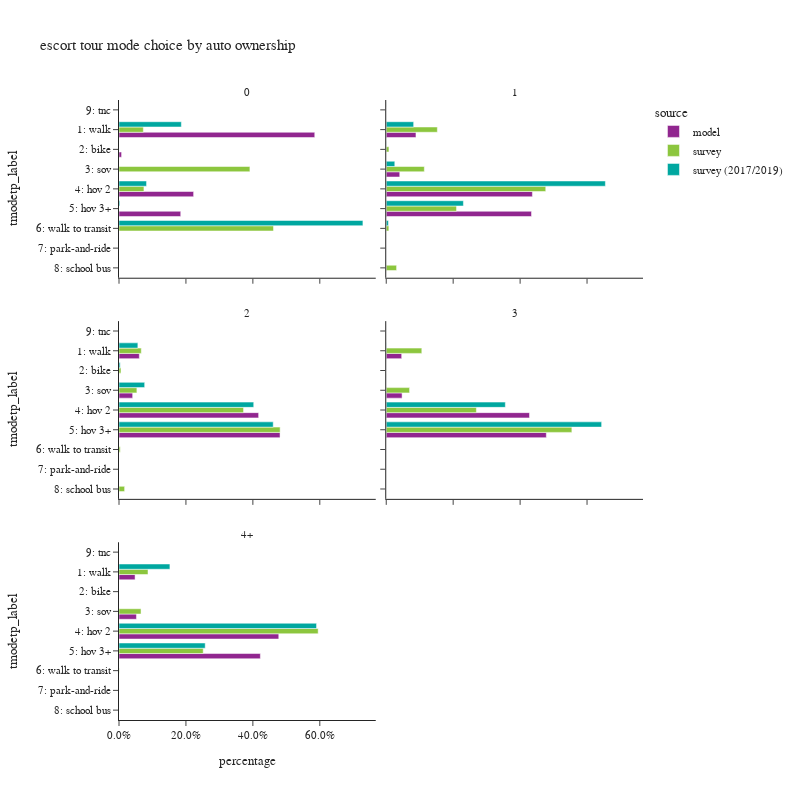

Notebook cell for this chart:
### Code cell
plot_mode_choice(es_tour.loc[es_tour['auto_ownership_4+']!="-1"],
                 "auto_ownership_4+",
                 {"auto_ownership_4+":["0","1","2","3","4+"],
                  "tmodetp_label":["1: walk","2: bike","3: sov","4: hov 2","5: hov 3+","6: walk to transit",
                                   "7: park-and-ride","8: school bus","9: other–survey only"]},
                 "auto ownership",2,800)

### Figure 1 — Plotly figure (JSON) as saved in the notebook; plotly's stock layout.template omitted (floating-point values rounded to 4 significant figures)
{"data": [{"alignmentgroup": "True", "customdata": [[21913], [289], [8352], [6910]], "hovertemplate": "source=model<br>auto_ownership_4+=0<br>percentage=%{x}<br>tmodetp_label=%{y}<br>sample count=%{customdata[0]}<extra></extra>", "legendgroup": "model", "marker": {"color": "#91268F", "pattern": {"shape": ""}}, "name": "model", "offsetgroup": "model", "orientation": "h", "showlegend": true, "textposition": "auto", "type": "bar", "x": [0.5849, 0.007714, 0.2229, 0.1844], "xaxis": "x5", "y": ["1: walk", "2: bike", "4: hov 2", "5: hov 3+"], "yaxis": "y5"}, {"alignmentgroup": "True", "customdata": [[15759], [6], [7157], [77495], [77020]], "hovertemplate": "source=model<br>auto_ownership_4+=1<br>percentage=%{x}<br>tmodetp_label=%{y}<br>sample count=%{customdata[0]}<extra></extra>", "legendgroup": "model", "marker": {"color": "#91268F", "pattern": {"shape": ""}}, "name": "model", "offsetgroup": "model", "orientation": "h", "showlegend": false, "textposition": "auto", "type": "bar", "x": [0.08881, 3.381e-05, 0.04034, 0.4367, 0.4341], "xaxis": "x6", "y": ["1: walk", "2: bike", "3: sov", "4: hov 2", "5: hov 3+"], "yaxis": "y6"}, {"alignmentgroup": "True", "customdata": [[22133], [15], [14881], [152092], [175409]], "hovertemplate": "source=model<br>auto_ownership_4+=2<br>percentage=%{x}<br>tmodetp_label=%{y}<br>sample count=%{customdata[0]}<extra></extra>", "legendgroup": "model", "marker": {"color": "#91268F", "pattern": {"shape": ""}}, "name": "model", "offsetgroup": "model", "orientation": "h", "showlegend": false, "textposition": "auto", "type": "bar", "x": [0.06072, 4.115e-05, 0.04082, 0.4172, 0.4812], "xaxis": "x3", "y": ["1: walk", "2: bike", "3: sov", "4: hov 2", "5: hov 3+"], "yaxis": "y3"}, {"alignmentgroup": "True", "customdata": [[8403], [9], [8620], [77970], [87123]], "hovertemplate": "source=model<br>auto_ownership_4+=3<br>percentage=%{x}<br>tmodetp_label=%{y}<br>sample count=%{customdata[0]}<extra></extra>", "legendgroup": "model", "marker": {"color": "#91268F", "pattern": {"shape": ""}}, "name": "model", "offsetgroup": "model", "orientation": "h", "showlegend": false, "textposition": "auto", "type": "bar", "x": [0.04614, 4.942e-05, 0.04733, 0.4281, 0.4784], "xaxis": "x4", "y": ["1: walk", "2: bike", "3: sov", "4: hov 2", "5: hov 3+"], "yaxis": "y4"}, {"alignmentgroup": "True", "customdata": [[4889], [6], [5306], [48591], [42992]], "hovertemplate": "source=model<br>auto_ownership_4+=4+<br>percentage=%{x}<br>tmodetp_label=%{y}<br>sample count=%{customdata[0]}<extra></extra>", "legendgroup": "model", "marker": {"color": "#91268F", "pattern": {"shape": ""}}, "name": "model", "offsetgroup": "model", "orientation": "h", "showlegend": false, "textposition": "auto", "type": "bar", "x": [0.04803, 5.895e-05, 0.05213, 0.4774, 0.4224], "xaxis": "x", "y": ["1: walk", "2: bike", "3: sov", "4: hov 2", "5: hov 3+"], "yaxis": "y"}, {"alignmentgroup": "True", "customdata": [[5], [1], [1], [4]], "hovertemplate": "source=survey<br>auto_ownership_4+=0<br>percentage=%{x}<br>tmodetp_label=%{y}<br>sample count=%{customdata[0]}<extra></extra>", "legendgroup": "survey", "marker": {"color": "#8CC63E", "pattern": {"shape": ""}}, "name": "survey", "offsetgroup": "survey", "orientation": "h", "showlegend": true, "textposition": "auto", "type": "bar", "x": [0.07271, 0.3911, 0.07453, 0.4616], "xaxis": "x5", "y": ["1: walk", "3: sov", "4: hov 2", "6: walk to transit"], "yaxis": "y5"}, {"alignmentgroup": "True", "customdata": [[42], [9], [19], [99], [66], [6], [2]], "hovertemplate": "source=survey<br>auto_ownership_4+=1<br>percentage=%{x}<br>tmodetp_label=%{y}<br>sample count=%{customdata[0]}<extra></extra>", "legendgroup": "survey", "marker": {"color": "#8CC63E", "pattern": {"shape": ""}}, "name": "survey", "offsetgroup": "survey", "orientation": "h", "showlegend": false, "textposition": "auto", "type": "bar", "x": [0.1527, 0.008094, 0.1138, 0.4766, 0.21, 0.007806, 0.0309], "xaxis": "x6", "y": ["1: walk", "2: bike", "3: sov", "4: hov 2", "5: hov 3+", "6: walk to transit", "8: school bus"], "yaxis": "y6"}, {"alignmentgroup": "True", "customdata": [[34], [5], [20], [160], [164], [2], [4]], "hovertemplate": "source=survey<br>auto_ownership_4+=2<br>percentage=%{x}<br>tmodetp_label=%{y}<br>sample count=%{customdata[0]}<extra></extra>", "legendgroup": "survey", "marker": {"color": "#8CC63E", "pattern": {"shape": ""}}, "name": "survey", "offsetgroup": "survey", "orientation": "h", "showlegend": false, "textposition": "auto", "type": "bar", "x": [0.06657, 0.005922, 0.05341, 0.3721, 0.4815, 0.003742, 0.01675], "xaxis": "x3", "y": ["1: walk", "2: bike", "3: sov", "4: hov 2", "5: hov 3+", "6: walk to transit", "8: school bus"], "yaxis": "y3"}, {"alignmentgroup": "True", "customdata": [[4], [8], [33], [28]], "hovertemplate": "source=survey<br>auto_ownership_4+=3<br>percentage=%{x}<br>tmodetp_label=%{y}<br>sample count=%{customdata[0]}<extra></extra>", "legendgroup": "survey", "marker": {"color": "#8CC63E", "pattern": {"shape": ""}}, "name": "survey", "offsetgroup": "survey", "orientation": "h", "showlegend": false, "textposition": "auto", "type": "bar", "x": [0.1063, 0.06972, 0.2693, 0.5547], "xaxis": "x4", "y": ["1: walk", "3: sov", "4: hov 2", "5: hov 3+"], "yaxis": "y4"}, {"alignmentgroup": "True", "customdata": [[2], [2], [17], [8], [1]], "hovertemplate": "source=survey<br>auto_ownership_4+=4+<br>percentage=%{x}<br>tmodetp_label=%{y}<br>sample count=%{customdata[0]}<extra></extra>", "legendgroup": "survey", "marker": {"color": "#8CC63E", "pattern": {"shape": ""}}, "name": "survey", "offsetgroup": "survey", "orientation": "h", "showlegend": false, "textposition": "auto", "type": "bar", "x": [0.08667, 0.06584, 0.5951, 0.2516, 0.0007552], "xaxis": "x", "y": ["1: walk", "3: sov", "4: hov 2", "5: hov 3+", "6: walk to transit"], "yaxis": "y"}, {"alignmentgroup": "True", "customdata": [[11], [1], [1], [9]], "hovertemplate": "source=survey (2017/2019)<br>auto_ownership_4+=0<br>percentage=%{x}<br>tmodetp_label=%{y}<br>sample count=%{customdata[0]}<extra></extra>", "legendgroup": "survey (2017/2019)", "marker": {"color": "#00A7A0", "pattern": {"shape": ""}}, "name": "survey (2017/2019)", "offsetgroup": "survey (2017/2019)", "orientation": "h", "showlegend": true, "textposition": "auto", "type": "bar", "x": [0.1863, 0.08232, 0.002513, 0.7289], "xaxis": "x5", "y": ["1: walk", "4: hov 2", "5: hov 3+", "6: walk to transit"], "yaxis": "y5"}, {"alignmentgroup": "True", "customdata": [[37], [2], [15], [122], [69], [4], [1]], "hovertemplate": "source=survey (2017/2019)<br>auto_ownership_4+=1<br>percentage=%{x}<br>tmodetp_label=%{y}<br>sample count=%{customdata[0]}<extra></extra>", "legendgroup": "survey (2017/2019)", "marker": {"color": "#00A7A0", "pattern": {"shape": ""}}, "name": "survey (2017/2019)", "offsetgroup": "survey (2017/2019)", "orientation": "h", "showlegend": false, "textposition": "auto", "type": "bar", "x": [0.0819, 0.0004425, 0.02553, 0.6548, 0.2306, 0.006475, 0.0002308], "xaxis": "x6", "y": ["1: walk", "2: bike", "3: sov", "4: hov 2", "5: hov 3+", "6: walk to transit", "9: tnc"], "yaxis": "y6"}, {"alignmentgroup": "True", "customdata": [[47], [6], [14], [169], [169]], "hovertemplate": "source=survey (2017/2019)<br>auto_ownership_4+=2<br>percentage=%{x}<br>tmodetp_label=%{y}<br>sample count=%{customdata[0]}<extra></extra>", "legendgroup": "survey (2017/2019)", "marker": {"color": "#00A7A0", "pattern": {"shape": ""}}, "name": "survey (2017/2019)", "offsetgroup": "survey (2017/2019)", "orientation": "h", "showlegend": false, "textposition": "auto", "type": "bar", "x": [0.05634, 0.003568, 0.0767, 0.4026, 0.4608], "xaxis": "x3", "y": ["1: walk", "2: bike", "3: sov", "4: hov 2", "5: hov 3+"], "yaxis": "y3"}, {"alignmentgroup": "True", "customdata": [[2], [42], [42]], "hovertemplate": "source=survey (2017/2019)<br>auto_ownership_4+=3<br>percentage=%{x}<br>tmodetp_label=%{y}<br>sample count=%{customdata[0]}<extra></extra>", "legendgroup": "survey (2017/2019)", "marker": {"color": "#00A7A0", "pattern": {"shape": ""}}, "name": "survey (2017/2019)", "offsetgroup": "survey (2017/2019)", "orientation": "h", "showlegend": false, "textposition": "auto", "type": "bar", "x": [0.000515, 0.3559, 0.6436], "xaxis": "x4", "y": ["1: walk", "4: hov 2", "5: hov 3+"], "yaxis": "y4"}, {"alignmentgroup": "True", "customdata": [[2], [21], [11]], "hovertemplate": "source=survey (2017/2019)<br>auto_ownership_4+=4+<br>percentage=%{x}<br>tmodetp_label=%{y}<br>sample count=%{customdata[0]}<extra></extra>", "legendgroup": "survey (2017/2019)", "marker": {"color": "#00A7A0", "pattern": {"shape": ""}}, "name": "survey (2017/2019)", "offsetgroup": "survey (2017/2019)", "orientation": "h", "showlegend": false, "textposition": "auto", "type": "bar", "x": [0.1521, 0.5903, 0.2576], "xaxis": "x", "y": ["1: walk", "4: hov 2", "5: hov 3+"], "yaxis": "y"}], "layout": {"annotations": [{"font": {}, "showarrow": false, "text": "4+", "x": 0.245, "xanchor": "center", "xref": "paper", "y": 0.2867, "yanchor": "bottom", "yref": "paper"}, {"font": {}, "showarrow": false, "text": "2", "x": 0.245, "xanchor": "center", "xref": "paper", "y": 0.6433, "yanchor": "bottom", "yref": "paper"}, {"font": {}, "showarrow": false, "text": "3", "x": 0.755, "xanchor": "center", "xref": "paper", "y": 0.6433, "yanchor": "bottom", "yref": "paper"}, {"font": {}, "showarrow": false, "text": "0", "x": 0.245, "xanchor": "center", "xref": "paper", "y": 1.0, "yanchor": "bottom", "yref": "paper"}, {"font": {}, "showarrow": false, "text": "1", "x": 0.755, "xanchor": "center", "xref": "paper", "y": 1.0, "yanchor": "bottom", "yref": "paper"}], "barmode": "group", "height": 800, "legend": {"title": {"text": "source"}, "tracegroupgap": 0}, "title": {"text": "escort tour mode choice by auto ownership"}, "width": 800, "xaxis": {"anchor": "y", "domain": [0.0, 0.49], "tickformat": ".1%", "title": {"text": "percentage"}}, "xaxis2": {"anchor": "y2", "domain": [0.51, 1.0], "matches": "x", "tickformat": ".1%", "title": {"text": "percentage"}}, "xaxis3": {"anchor": "y3", "domain": [0.0, 0.49], "matches": "x", "showticklabels": false, "tickformat": ".1%"}, "xaxis4": {"anchor": "y4", "domain": [0.51, 1.0], "matches": "x", "showticklabels": false, "tickformat": ".1%"}, "xaxis5": {"anchor": "y5", "domain": [0.0, 0.49], "matches": "x", "showticklabels": false, "tickformat": ".1%"}, "xaxis6": {"anchor": "y6", "domain": [0.51, 1.0], "matches": "x", "showticklabels": false, "tickformat": ".1%"}, "yaxis": {"anchor": "x", "categoryarray": ["9: other–survey only", "8: school bus", "7: park-and-ride", "6: walk to transit", "5: hov 3+", "4: hov 2", "3: sov", "2: bike", "1: walk"], "categoryorder": "array", "domain": [0.0, 0.2867], "title": {"text": "tmodetp_label"}}, "yaxis2": {"anchor": "x2", "domain": [0.0, 0.2867], "matches": "y", "showticklabels": false}, "yaxis3": {"anchor": "x3", "categoryarray": ["9: other–survey only", "8: school bus", "7: park-and-ride", "6: walk to transit", "5: hov 3+", "4: hov 2", "3: sov", "2: bike", "1: walk"], "categoryorder": "array", "domain": [0.3567, 0.6433], "matches": "y", "title": {"text": "tmodetp_label"}}, "yaxis4": {"anchor": "x4", "domain": [0.3567, 0.6433], "matches": "y", "showticklabels": false}, "yaxis5": {"anchor": "x5", "categoryarray": ["9: other–survey only", "8: school bus", "7: park-and-ride", "6: walk to transit", "5: hov 3+", "4: hov 2", "3: sov", "2: bike", "1: walk"], "categoryorder": "array", "domain": [0.7133, 1.0], "matches": "y", "title": {"text": "tmodetp_label"}}, "yaxis6": {"anchor": "x6", "domain": [0.7133, 1.0], "matches": "y", "showticklabels": false}}}
